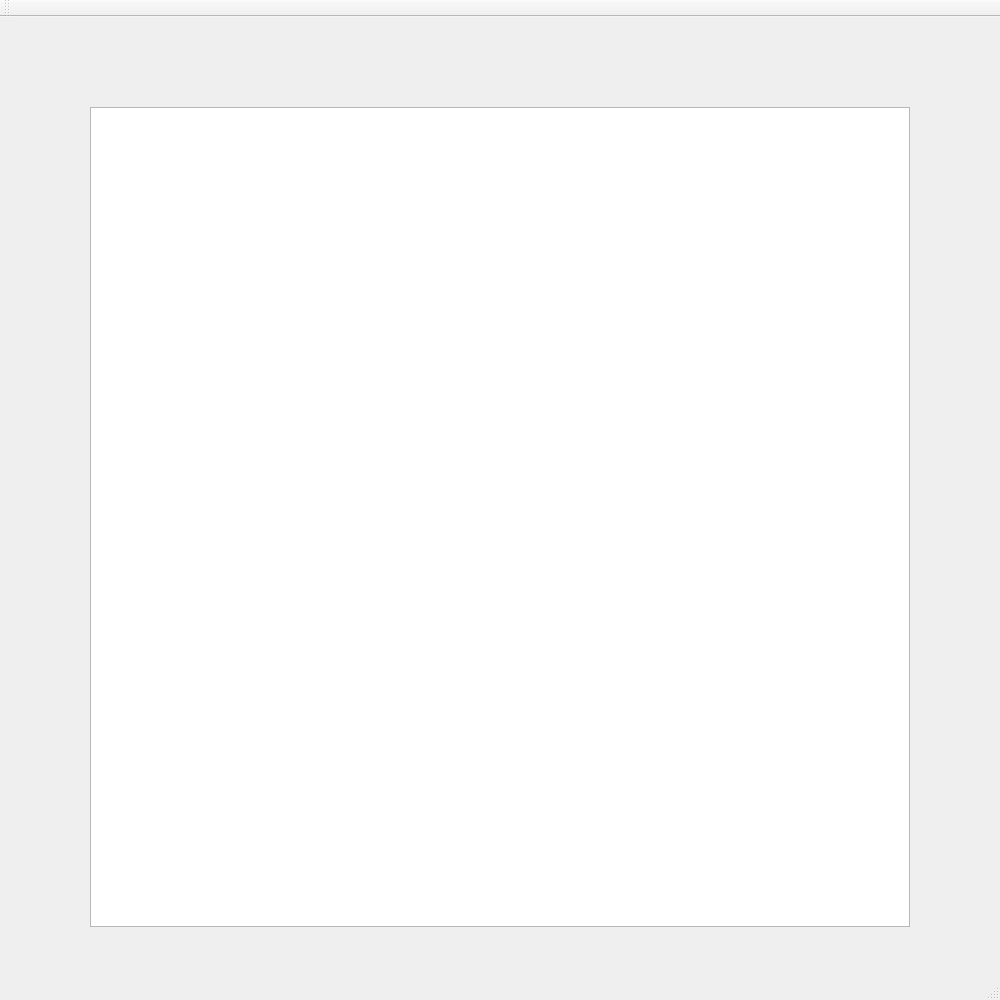
<?xml version="1.0" encoding="UTF-8"?>
<ui version="4.0">
 <class>MainWindow</class>
 <widget class="QMainWindow" name="MainWindow">
  <property name="geometry">
   <rect>
    <x>0</x>
    <y>0</y>
    <width>1000</width>
    <height>1000</height>
   </rect>
  </property>
  <property name="windowTitle">
   <string>MainWindow</string>
  </property>
  <widget class="QWidget" name="centralWidget">
   <widget class="QGraphicsView" name="graphicsView">
    <property name="enabled">
     <bool>true</bool>
    </property>
    <property name="geometry">
     <rect>
      <x>90</x>
      <y>90</y>
      <width>822</width>
      <height>820</height>
     </rect>
    </property>
    <property name="sizePolicy">
     <sizepolicy hsizetype="Maximum" vsizetype="Minimum">
      <horstretch>0</horstretch>
      <verstretch>0</verstretch>
     </sizepolicy>
    </property>
    <property name="minimumSize">
     <size>
      <width>0</width>
      <height>820</height>
     </size>
    </property>
    <property name="maximumSize">
     <size>
      <width>820</width>
      <height>820</height>
     </size>
    </property>
   </widget>
  </widget>
  <widget class="QMenuBar" name="menuBar">
   <property name="geometry">
    <rect>
     <x>0</x>
     <y>0</y>
     <width>1000</width>
     <height>25</height>
    </rect>
   </property>
  </widget>
  <widget class="QToolBar" name="mainToolBar">
   <attribute name="toolBarArea">
    <enum>TopToolBarArea</enum>
   </attribute>
   <attribute name="toolBarBreak">
    <bool>false</bool>
   </attribute>
  </widget>
  <widget class="QStatusBar" name="statusBar"/>
 </widget>
 <layoutdefault spacing="6" margin="11"/>
 <resources/>
 <connections/>
</ui>
